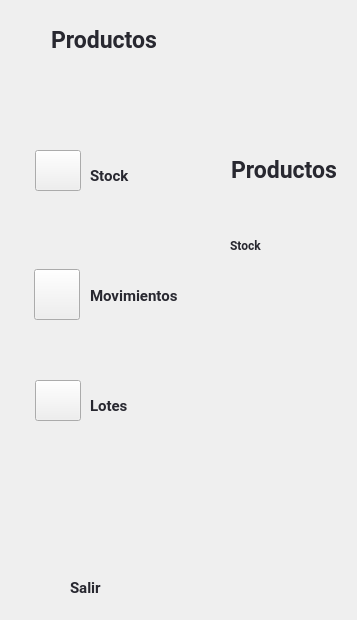
            <widget class="QWidget" name="product_subpage">
             <widget class="QLabel" name="label_7">
              <property name="geometry">
               <rect>
                <x>220</x>
                <y>150</y>
                <width>128</width>
                <height>40</height>
               </rect>
              </property>
              <property name="minimumSize">
               <size>
                <width>128</width>
                <height>0</height>
               </size>
              </property>
              <property name="maximumSize">
               <size>
                <width>120</width>
                <height>40</height>
               </size>
              </property>
              <property name="font">
               <font>
                <family>Roboto</family>
                <pointsize>17</pointsize>
                <weight>75</weight>
                <bold>true</bold>
               </font>
              </property>
              <property name="styleSheet">
               <string notr="true">color: #282830 ;
border: none</string>
              </property>
              <property name="text">
               <string>Productos</string>
              </property>
              <property name="alignment">
               <set>Qt::AlignCenter</set>
              </property>
             </widget>
             <widget class="QPushButton" name="products_btn_stock_7">
              <property name="geometry">
               <rect>
                <x>230</x>
                <y>230</y>
                <width>51</width>
                <height>31</height>
               </rect>
              </property>
              <property name="font">
               <font>
                <family>Roboto</family>
                <pointsize>9</pointsize>
                <weight>75</weight>
                <bold>true</bold>
               </font>
              </property>
              <property name="cursor">
               <cursorShape>PointingHandCursor</cursorShape>
              </property>
              <property name="styleSheet">
               <string notr="true">QPushButton{
border:none;
font-family: Roboto;
border-radius:5px;
text-align: left;
color: #282830 ;


}

QPushButton:hover{
	background-color: rgba(105, 105, 226, 50);
}</string>
              </property>
              <property name="text">
               <string>Stock</string>
              </property>
              <property name="iconSize">
               <size>
                <width>30</width>
                <height>30</height>
               </size>
              </property>
             </widget>
             <widget class="QLabel" name="label_9">
              <property name="geometry">
               <rect>
                <x>40</x>
                <y>20</y>
                <width>128</width>
                <height>40</height>
               </rect>
              </property>
              <property name="minimumSize">
               <size>
                <width>128</width>
                <height>0</height>
               </size>
              </property>
              <property name="maximumSize">
               <size>
                <width>120</width>
                <height>40</height>
               </size>
              </property>
              <property name="font">
               <font>
                <family>Roboto</family>
                <pointsize>17</pointsize>
                <weight>75</weight>
                <bold>true</bold>
               </font>
              </property>
              <property name="styleSheet">
               <string notr="true">color: #282830 ;
border: none</string>
              </property>
              <property name="text">
               <string>Productos</string>
              </property>
              <property name="alignment">
               <set>Qt::AlignCenter</set>
              </property>
             </widget>
             <widget class="QPushButton" name="exit_btn_2">
              <property name="geometry">
               <rect>
                <x>10</x>
                <y>570</y>
                <width>50</width>
                <height>41</height>
               </rect>
              </property>
              <property name="maximumSize">
               <size>
                <width>50</width>
                <height>41</height>
               </size>
              </property>
              <property name="font">
               <font>
                <family>Roboto</family>
                <weight>75</weight>
                <bold>true</bold>
               </font>
              </property>
              <property name="cursor">
               <cursorShape>PointingHandCursor</cursorShape>
              </property>
              <property name="styleSheet">
               <string notr="true">QPushButton{
border:none;
padding-right:30px;
font-family: Roboto;
text-align: left;
border-radius:5px;
margin-bottom:5px
}

QPushButton:hover{
background-color: rgba(105, 105, 226, 50);
}</string>
              </property>
              <property name="text">
               <string/>
              </property>
              <property name="icon">
               <iconset resource="img/img.qrc">
                <normaloff>:/img/ExitB.png</normaloff>:/img/ExitB.png</iconset>
              </property>
              <property name="iconSize">
               <size>
                <width>50</width>
                <height>50</height>
               </size>
              </property>
             </widget>
             <widget class="QPushButton" name="products_btn_movimiento">
              <property name="geometry">
               <rect>
                <x>90</x>
                <y>280</y>
                <width>91</width>
                <height>31</height>
               </rect>
              </property>
              <property name="font">
               <font>
                <family>Roboto</family>
                <pointsize>11</pointsize>
                <weight>75</weight>
                <bold>true</bold>
               </font>
              </property>
              <property name="cursor">
               <cursorShape>PointingHandCursor</cursorShape>
              </property>
              <property name="styleSheet">
               <string notr="true">QPushButton{
border:none;
font-family: Roboto;
text-align:left;
color: #282830 ;
border-radius:5px;


}

QPushButton:hover{
		color:rgb(116, 116, 138)

}

QPushButton:focus{
		color:rgb(116, 116, 138)

}</string>
              </property>
              <property name="text">
               <string>Movimientos</string>
              </property>
              <property name="iconSize">
               <size>
                <width>30</width>
                <height>35</height>
               </size>
              </property>
             </widget>
             <widget class="QPushButton" name="products_btn_lotes">
              <property name="geometry">
               <rect>
                <x>90</x>
                <y>390</y>
                <width>61</width>
                <height>31</height>
               </rect>
              </property>
              <property name="font">
               <font>
                <family>Roboto</family>
                <pointsize>11</pointsize>
                <weight>75</weight>
                <bold>true</bold>
               </font>
              </property>
              <property name="cursor">
               <cursorShape>PointingHandCursor</cursorShape>
              </property>
              <property name="styleSheet">
               <string notr="true">QPushButton{
border:none;
font-family: Roboto;
text-align:left;
color: #282830 ;
border-radius:5px;


}

QPushButton:hover{
		color:rgb(116, 116, 138)

}</string>
              </property>
              <property name="text">
               <string>Lotes</string>
              </property>
              <property name="iconSize">
               <size>
                <width>30</width>
                <height>35</height>
               </size>
              </property>
             </widget>
             <widget class="QPushButton" name="products_btn_stock">
              <property name="geometry">
               <rect>
                <x>90</x>
                <y>160</y>
                <width>51</width>
                <height>31</height>
               </rect>
              </property>
              <property name="font">
               <font>
                <family>Roboto</family>
                <pointsize>11</pointsize>
                <weight>75</weight>
                <bold>true</bold>
               </font>
              </property>
              <property name="cursor">
               <cursorShape>PointingHandCursor</cursorShape>
              </property>
              <property name="styleSheet">
               <string notr="true">QPushButton{
border:none;
font-family: Roboto;
border-radius:5px;
text-align: left;
color: #282830 ;


}

QPushButton:hover{
	color:rgb(116, 116, 138)
}</string>
              </property>
              <property name="text">
               <string>Stock</string>
              </property>
              <property name="iconSize">
               <size>
                <width>30</width>
                <height>30</height>
               </size>
              </property>
             </widget>
             <widget class="QPushButton" name="pushButton_17">
              <property name="geometry">
               <rect>
                <x>30</x>
                <y>380</y>
                <width>51</width>
                <height>41</height>
               </rect>
              </property>
              <property name="maximumSize">
               <size>
                <width>60</width>
                <height>60</height>
               </size>
              </property>
              <property name="styleSheet">
               <string notr="true">margin-left:5px</string>
              </property>
              <property name="text">
               <string/>
              </property>
              <property name="icon">
               <iconset resource="img/img.qrc">
                <normaloff>:/img/producto.png</normaloff>:/img/producto.png</iconset>
              </property>
              <property name="iconSize">
               <size>
                <width>35</width>
                <height>35</height>
               </size>
              </property>
             </widget>
             <widget class="QPushButton" name="pushButton_13">
              <property name="geometry">
               <rect>
                <x>30</x>
                <y>150</y>
                <width>51</width>
                <height>41</height>
               </rect>
              </property>
              <property name="maximumSize">
               <size>
                <width>60</width>
                <height>60</height>
               </size>
              </property>
              <property name="styleSheet">
               <string notr="true">margin-left:5px</string>
              </property>
              <property name="text">
               <string/>
              </property>
              <property name="icon">
               <iconset resource="img/img.qrc">
                <normaloff>:/img/warehouse.png</normaloff>:/img/warehouse.png</iconset>
              </property>
              <property name="iconSize">
               <size>
                <width>35</width>
                <height>35</height>
               </size>
              </property>
             </widget>
             <widget class="QPushButton" name="pushButton_16">
              <property name="geometry">
               <rect>
                <x>29</x>
                <y>269</y>
                <width>51</width>
                <height>51</height>
               </rect>
              </property>
              <property name="maximumSize">
               <size>
                <width>60</width>
                <height>60</height>
               </size>
              </property>
              <property name="styleSheet">
               <string notr="true">margin-left:5px</string>
              </property>
              <property name="text">
               <string/>
              </property>
              <property name="icon">
               <iconset resource="img/img.qrc">
                <normaloff>:/img/trading.png</normaloff>:/img/trading.png</iconset>
              </property>
              <property name="iconSize">
               <size>
                <width>35</width>
                <height>35</height>
               </size>
              </property>
             </widget>
             <widget class="QPushButton" name="exit_btn">
              <property name="geometry">
               <rect>
                <x>70</x>
                <y>577</y>
                <width>61</width>
                <height>21</height>
               </rect>
              </property>
              <property name="font">
               <font>
                <family>Roboto</family>
                <pointsize>11</pointsize>
                <weight>75</weight>
                <bold>true</bold>
               </font>
              </property>
              <property name="cursor">
               <cursorShape>PointingHandCursor</cursorShape>
              </property>
              <property name="styleSheet">
               <string notr="true">QPushButton{
border:none;
font-family: Roboto;
text-align:left;
color: #282830 ;
border-radius:5px;


}

QPushButton:hover{
		color:rgb(116, 116, 138)
}</string>
              </property>
              <property name="text">
               <string>Salir</string>
              </property>
              <property name="iconSize">
               <size>
                <width>30</width>
                <height>35</height>
               </size>
              </property>
             </widget>
            </widget>
